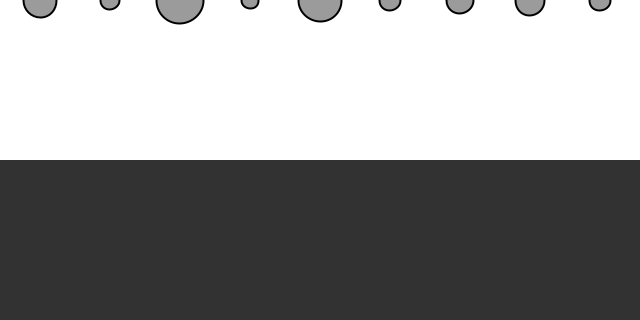
Frame 1 (no input)
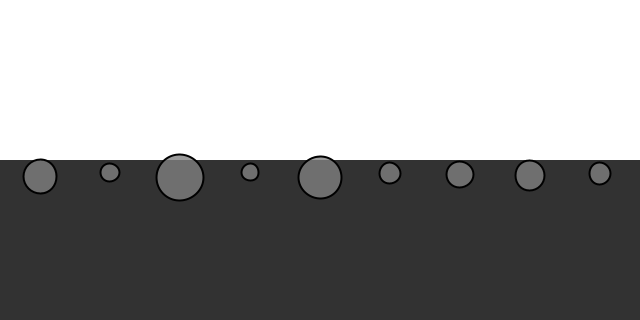
Frame 60 (the mouse pressed at the canvas centre just before this capture)
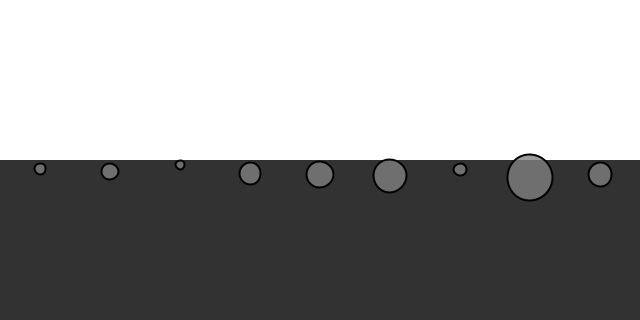
Frame 120 (the mouse held since frame 60 and released just before this capture)

The Processing sketch that drew these frames (run headless with seeded random() and noise(); from frame 60 on, the mouse is pressed at the canvas centre):

// Processing sketch: fluidresistance
// ── fluidresistance.pde

Mover[] movers = new Mover[9];

Liquid liquid;

void setup() {
     size(640, 320);
     reset();
     // Create liquid object
     liquid = new Liquid(0, height / 2, width, height / 2, 0.1);
}

void draw() {
     background(255);
     
     // Draw water
     liquid.display();
     
     for (int i = 0; i < movers.length; i++) {
          // Is the Mover in the liquid
          if (liquid.contains(movers[i])) {
               // Calculate drag force
               PVector dragForce = liquid.drag(movers[i]);
               // Apply drag  force to Mover
               movers[i].applyForce(dragForce);
          }
          
           // Gravity is scaled by mass here!
           PVector gravity = new PVector(0, 0.1 * movers[i].mass);
           // Apply gravity
           movers[i].applyForce(gravity);
           
           // Update and display
           movers[i].update();
           movers[i].display();
           movers[i].checkEdge();
     }
     
}

void mousePressed() {
    reset(); 
}

// Restart all the Mover objects randomly
void reset() {
    for (int i = 0; i < movers.length; i++) {
         movers[i] = new Mover(random(0.5, 3), 40 + i * 70, 0);
    }
}
// ── Liquid.pde
class Liquid {
    
     // Liquid is rectangle
     float x, y, w, h;
     
     // Coefficient of drag
     float c;
     
     Liquid(float x_, float y_, float w_, float h_, float c_) {
          x = x_;
          y = y_;
          w = w_;
          h = h_;
          c = c_;
     }
     
     // Is the Mover in the liquid?
     boolean contains(Mover m) {
       PVector l = m.position;
       return l.x > x && l.x < x + w && l.y > y && l.y < y + h;
     }
     
     // Calculate drag force
     PVector drag(Mover m) {
         // Magnitude is coefficient * speed squared 
         float speed = m.velocity.mag();
         float dragMagnitude = c * speed * speed;
         
         // Direction is inverse of velocity
         PVector dragForce = m.velocity.get();
         dragForce.mult(-1);
         
         // Scale according to magitude
         // dragForce.setMag(dragMagnitude);
         dragForce.normalize();
         dragForce.mult(dragMagnitude);
         return dragForce;
         
     }
     
     void display() {
         noStroke();
         fill(50);
         rect(x, y, w, h);
     }
}
// ── Mover.pde
class Mover {
    
     PVector velocity;
     PVector acceleration;
     PVector position;
     
     // Mass is tied to size
     float mass;
     
     Mover(float m, float x, float y) {
         mass = m;
         position = new PVector(x, y);
         velocity = new PVector(0, 0);
         acceleration = new PVector(0, 0);
     }
     
     // Newton's 2nd law : F = M * A
     // or A = F / M
     void applyForce(PVector force) {
         // Divide by mass
         PVector a = PVector.div(force, mass);
         // Accumulate all forces in acceleration
         acceleration.add(a);
     }
     
     void update() {
         // Velocity changes according to acceleration
         velocity.add(acceleration);
         // position changed by velocity
         position.add(velocity);
         // We must clear acceleration each frame
         acceleration.mult(0);
     }
     
     // Draw Mover
     void display() {
         stroke(0);
         strokeWeight(2);
         fill(127, 200);
         ellipse(position.x, position.y, mass * 16, mass * 16);
     }
     
     // Bounce off bottom of window
     void checkEdge() {
         if (position.y > height) {
             velocity.y *= -1;
             position.y = height;
         }
     }
}
